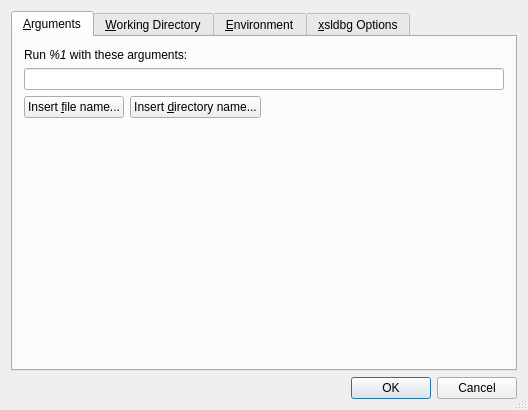
<ui version="4.0" >
 <class>PgmArgsBase</class>
 <widget class="QDialog" name="PgmArgsBase" >
  <property name="geometry" >
   <rect>
    <x>0</x>
    <y>0</y>
    <width>528</width>
    <height>410</height>
   </rect>
  </property>
  <property name="windowTitle" >
   <string>Program Arguments</string>
  </property>
  <property name="sizeGripEnabled" >
   <bool>true</bool>
  </property>
  <layout class="QVBoxLayout" name="verticalLayout" >
   <item>
    <widget class="QTabWidget" name="tabWidget" >
     <property name="currentIndex" >
      <number>0</number>
     </property>
     <widget class="QWidget" name="argsPage" >
      <attribute name="title" >
       <string>&amp;Arguments</string>
      </attribute>
      <layout class="QHBoxLayout" >
       <item>
        <layout class="QVBoxLayout" >
         <item>
          <widget class="QLabel" name="labelArgs" >
           <property name="text" >
            <string>Run &lt;i>%1&lt;/i> with these arguments:</string>
           </property>
           <property name="wordWrap" >
            <bool>false</bool>
           </property>
           <property name="buddy" >
            <cstring>programArgs</cstring>
           </property>
          </widget>
         </item>
         <item>
          <widget class="QLineEdit" name="programArgs" >
           <property name="whatsThis" >
            <string>Specify the arguments with which the program shall be invoked for this debugging session. You specify the arguments just as you would on the command line, that is, you can even use quotes and environment variables, for example:&lt;p>&lt;tt>--message 'start in: ' $HOME&lt;/tt></string>
           </property>
          </widget>
         </item>
         <item>
          <layout class="QHBoxLayout" >
           <item>
            <widget class="QPushButton" name="insertFile" >
             <property name="whatsThis" >
              <string>Browse for a file; the full path name will be inserted at the current cursor location in the edit box above.</string>
             </property>
             <property name="text" >
              <string>Insert &amp;file name...</string>
             </property>
             <property name="shortcut" >
              <string>Alt+F</string>
             </property>
            </widget>
           </item>
           <item>
            <widget class="QPushButton" name="insertDir" >
             <property name="whatsThis" >
              <string>Browse for a directory; the full path name will be inserted at the current cursor location in the edit box above.</string>
             </property>
             <property name="text" >
              <string>Insert &amp;directory name...</string>
             </property>
             <property name="shortcut" >
              <string>Alt+D</string>
             </property>
            </widget>
           </item>
           <item>
            <spacer name="spacer1" >
             <property name="orientation" >
              <enum>Qt::Horizontal</enum>
             </property>
             <property name="sizeType" >
              <enum>QSizePolicy::Expanding</enum>
             </property>
             <property name="sizeHint" stdset="0" >
              <size>
               <width>61</width>
               <height>20</height>
              </size>
             </property>
            </spacer>
           </item>
          </layout>
         </item>
         <item>
          <spacer name="spacer2" >
           <property name="orientation" >
            <enum>Qt::Vertical</enum>
           </property>
           <property name="sizeType" >
            <enum>QSizePolicy::Expanding</enum>
           </property>
           <property name="sizeHint" stdset="0" >
            <size>
             <width>81</width>
             <height>180</height>
            </size>
           </property>
          </spacer>
         </item>
        </layout>
       </item>
      </layout>
     </widget>
     <widget class="QWidget" name="wdPage" >
      <attribute name="title" >
       <string>&amp;Working Directory</string>
      </attribute>
      <layout class="QHBoxLayout" >
       <item>
        <layout class="QVBoxLayout" >
         <item>
          <widget class="QLineEdit" name="wdEdit" >
           <property name="whatsThis" >
            <string>Specify here the initial working directory where the program is run.</string>
           </property>
          </widget>
         </item>
         <item>
          <layout class="QHBoxLayout" >
           <item>
            <widget class="QPushButton" name="wdBrowse" >
             <property name="whatsThis" >
              <string>Browse for the initial working directory where the program is run.</string>
             </property>
             <property name="text" >
              <string>&amp;Browse...</string>
             </property>
             <property name="shortcut" >
              <string>Alt+B</string>
             </property>
            </widget>
           </item>
           <item>
            <spacer name="spacer4" >
             <property name="orientation" >
              <enum>Qt::Horizontal</enum>
             </property>
             <property name="sizeType" >
              <enum>QSizePolicy::Expanding</enum>
             </property>
             <property name="sizeHint" stdset="0" >
              <size>
               <width>321</width>
               <height>31</height>
              </size>
             </property>
            </spacer>
           </item>
          </layout>
         </item>
         <item>
          <spacer name="spacer5" >
           <property name="orientation" >
            <enum>Qt::Vertical</enum>
           </property>
           <property name="sizeType" >
            <enum>QSizePolicy::Expanding</enum>
           </property>
           <property name="sizeHint" stdset="0" >
            <size>
             <width>111</width>
             <height>161</height>
            </size>
           </property>
          </spacer>
         </item>
        </layout>
       </item>
      </layout>
     </widget>
     <widget class="QWidget" name="envPage" >
      <attribute name="title" >
       <string>&amp;Environment</string>
      </attribute>
      <layout class="QHBoxLayout" >
       <item>
        <layout class="QHBoxLayout" >
         <item>
          <layout class="QVBoxLayout" >
           <item>
            <widget class="QLabel" name="envLabel" >
             <property name="text" >
              <string>Environment variables (&lt;tt>NAME=value&lt;/tt>):</string>
             </property>
             <property name="wordWrap" >
              <bool>false</bool>
             </property>
             <property name="buddy" >
              <cstring>envVar</cstring>
             </property>
            </widget>
           </item>
           <item>
            <widget class="QLineEdit" name="envVar" >
             <property name="whatsThis" >
              <string>To add a new environment variable or to modify one, specify it here in the form &lt;tt>NAME=value&lt;/tt> and click &lt;b>Modify&lt;/b>.</string>
             </property>
            </widget>
           </item>
           <item>
            <widget class="QTreeWidget" name="envList" >
             <property name="whatsThis" >
              <string>Environment variables that are set &lt;i>in addition&lt;/i> to those that are inherited are listed in this table. To add new environment variables, specify them as &lt;tt>NAME=value&lt;/tt> in the edit box above and click &lt;b>Modify&lt;/b>. To modify a value, select it in this list and click &lt;b>Modify&lt;/b>. To delete an environment variable, select it in this list and click &lt;b>Delete&lt;/b>.</string>
             </property>
             <property name="rootIsDecorated" >
              <bool>false</bool>
             </property>
             <property name="itemsExpandable" >
              <bool>false</bool>
             </property>
             <property name="allColumnsShowFocus" >
              <bool>true</bool>
             </property>
             <column>
              <property name="text" >
               <string>Name</string>
              </property>
             </column>
             <column>
              <property name="text" >
               <string>Value</string>
              </property>
             </column>
            </widget>
           </item>
          </layout>
         </item>
         <item>
          <layout class="QVBoxLayout" >
           <item>
            <widget class="QPushButton" name="buttonModify" >
             <property name="whatsThis" >
              <string>Enters the environment variable that is currently specified in the edit box into the list. If the named variable is already in the list, it receives a new value; otherwise, a new entry is created.</string>
             </property>
             <property name="text" >
              <string>&amp;Modify</string>
             </property>
             <property name="shortcut" >
              <string>Alt+M</string>
             </property>
            </widget>
           </item>
           <item>
            <widget class="QPushButton" name="buttonDelete" >
             <property name="whatsThis" >
              <string>Deletes the selected environment variable from the list. This cannot be used to delete environment variables that are inherited.</string>
             </property>
             <property name="text" >
              <string>&amp;Delete</string>
             </property>
             <property name="shortcut" >
              <string>Alt+D</string>
             </property>
            </widget>
           </item>
           <item>
            <spacer name="spacer6" >
             <property name="orientation" >
              <enum>Qt::Vertical</enum>
             </property>
             <property name="sizeType" >
              <enum>QSizePolicy::Expanding</enum>
             </property>
             <property name="sizeHint" stdset="0" >
              <size>
               <width>51</width>
               <height>141</height>
              </size>
             </property>
            </spacer>
           </item>
          </layout>
         </item>
        </layout>
       </item>
      </layout>
     </widget>
     <widget class="QWidget" name="xsldbgOptionsPage" >
      <attribute name="title" >
       <string>&amp;xsldbg Options</string>
      </attribute>
      <layout class="QHBoxLayout" >
       <item>
        <widget class="QListWidget" name="xsldbgOptions" >
         <property name="selectionMode" >
          <enum>QAbstractItemView::MultiSelection</enum>
         </property>
        </widget>
       </item>
      </layout>
     </widget>
    </widget>
   </item>
   <item>
    <widget class="KDialogButtonBox" name="kdialogbuttonbox" >
     <property name="standardButtons" >
      <set>QDialogButtonBox::Cancel|QDialogButtonBox::Ok</set>
     </property>
    </widget>
   </item>
  </layout>
 </widget>
 <layoutdefault spacing="6" margin="11" />
 <customwidgets>
  <customwidget>
   <class>KDialogButtonBox</class>
   <extends>QDialogButtonBox</extends>
   <header>kdialogbuttonbox.h</header>
  </customwidget>
 </customwidgets>
 <tabstops>
  <tabstop>tabWidget</tabstop>
  <tabstop>programArgs</tabstop>
  <tabstop>insertFile</tabstop>
  <tabstop>insertDir</tabstop>
  <tabstop>wdEdit</tabstop>
  <tabstop>wdBrowse</tabstop>
  <tabstop>envVar</tabstop>
  <tabstop>buttonModify</tabstop>
  <tabstop>buttonDelete</tabstop>
  <tabstop>envList</tabstop>
  <tabstop>xsldbgOptions</tabstop>
 </tabstops>
 <resources/>
 <connections>
  <connection>
   <sender>kdialogbuttonbox</sender>
   <signal>accepted()</signal>
   <receiver>PgmArgsBase</receiver>
   <slot>accept()</slot>
   <hints>
    <hint type="sourcelabel" >
     <x>440</x>
     <y>575</y>
    </hint>
    <hint type="destinationlabel" >
     <x>440</x>
     <y>591</y>
    </hint>
   </hints>
  </connection>
  <connection>
   <sender>kdialogbuttonbox</sender>
   <signal>rejected()</signal>
   <receiver>PgmArgsBase</receiver>
   <slot>reject()</slot>
   <hints>
    <hint type="sourcelabel" >
     <x>521</x>
     <y>580</y>
    </hint>
    <hint type="destinationlabel" >
     <x>549</x>
     <y>588</y>
    </hint>
   </hints>
  </connection>
 </connections>
</ui>
